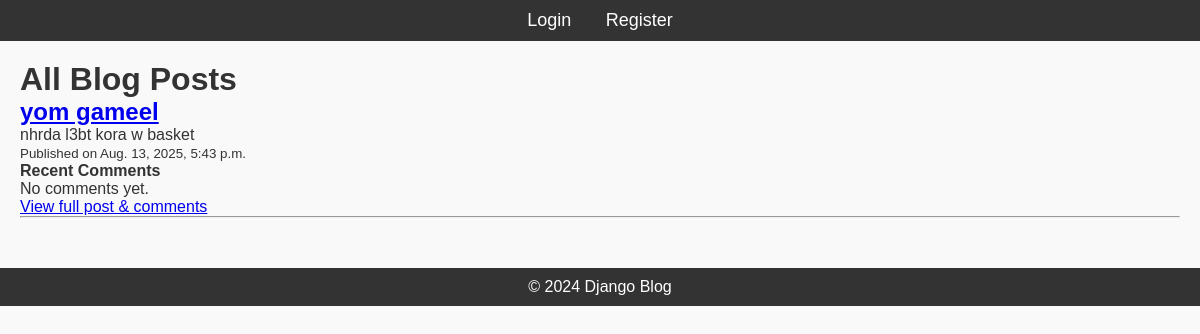
The app's page /posts/, older data.
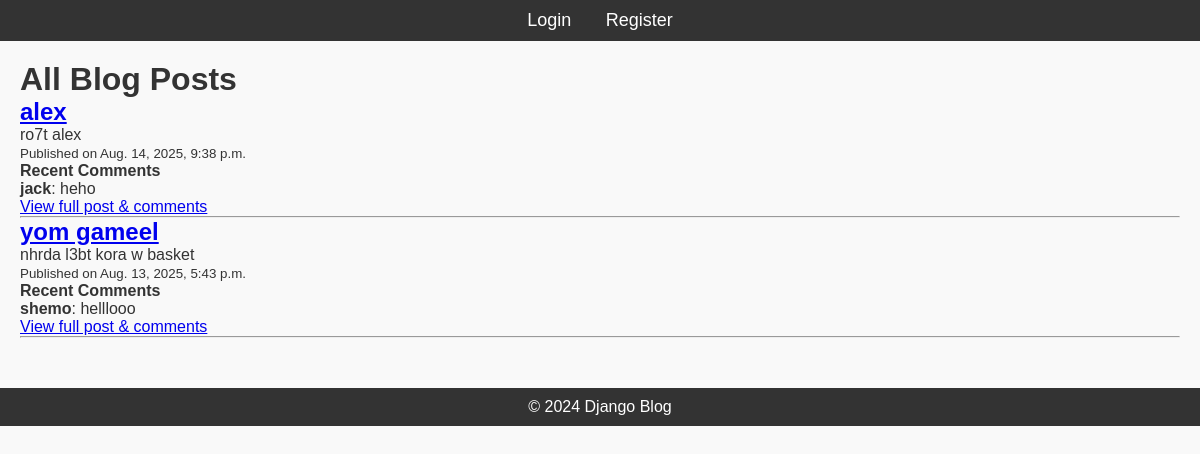
The same page, newer data.
### blog/models.py (models this page shows, shortened)
class Post(models.Model):
    title = models.CharField(max_length=200)
    content = models.TextField()
    published_date = models.DateTimeField(auto_now_add=True)
    author = models.ForeignKey(User, on_delete=models.CASCADE)
    tags = TaggableManager()

class Comment(models.Model):
    post=models.ForeignKey(Post, on_delete=models.CASCADE, related_name='comments')
    author=models.ForeignKey(User, on_delete=models.CASCADE)
    content=models.TextField()
    created_at=models.DateTimeField(auto_now_add=True)
    updated_at=models.DateTimeField(auto_now=True)

### blog/views.py (the view)
# urls.py: path("posts/", PostListView.as_view(), name="post-list"),
class PostListView(ListView):
    model = Post
    template_name = 'blog/post_list.html'
    context_object_name = 'posts'
    ordering = ['-published_date']
    paginate_by = 5

### blog/templates/blog/post_list.html
{% extends "blog/base.html" %}
{% block content %}
  <h1>All Blog Posts</h1>
  {% for post in posts %}
    <div class="post-snippet">
      <h2><a href="{% url 'post-detail' post.pk %}">{{ post.title }}</a></h2>
      <p>{{ post.content|truncatewords:30 }}</p>
      <small>Published on {{ post.published_date }}</small>
      <h4>Recent Comments</h4>
      {% for comment in post.comments.all|slice:":2" %}
        <div class="comment-preview">
          <strong>{{ comment.author.username }}</strong>: {{ comment.content|truncatewords:10 }}
        </div>
      {% empty %}
        <p>No comments yet.</p>
      {% endfor %}
      <a href="{% url 'post-detail' post.pk %}">View full post & comments</a>
    </div>
    <hr>
  {% endfor %}
{% endblock %}

### blog/templates/blog/base.html (shortened to what this page needs)
{% load static %}
<!DOCTYPE html>
<html lang="en">
<head>
    <link rel="stylesheet" href="{% static 'blog/styles.css' %}">
</head>
<body>
    <header>
        <nav>
            <ul>
                <li><a href="{% url 'login' %}">Login</a></li>
                <li><a href="{% url 'register' %}">Register</a></li>
            </ul>
        </nav>
    </header>
    <div class="content">
        {% block content %}{% endblock %}
    </div>
    <footer>
        <p>&copy; 2024 Django Blog</p>
    </footer>
</body>
</html>

### static/css/styles.css (style rules this page uses)
* { margin: 0; padding: 0; box-sizing: border-box; }
body { font-family: Arial, sans-serif; background-color: #f9f9f9; color: #333; }
header { background-color: #333; padding: 10px; text-align: center; }
header nav ul { list-style-type: none; }
header nav ul li { display: inline; margin: 0 15px; }
header nav ul li a { color: white; text-decoration: none; font-size: 18px; }
.content { margin: 20px; }
footer { text-align: center; margin-top: 50px; padding: 10px; background-color: #333; color: white; }

Row changes from the older to the newer data that the page shows:
added Post: title "alex", content "ro7t alex", published_date "Aug. 14, 2025, 9:38 p.m."
added Comment: author.username "jack", content "heho", shown under "alex"
shown differently, row unchanged: Post "yom gameel": no longer shows "No comments yet."
added Comment: author.username "shemo", content "helllooo", shown under Post "yom gameel"
